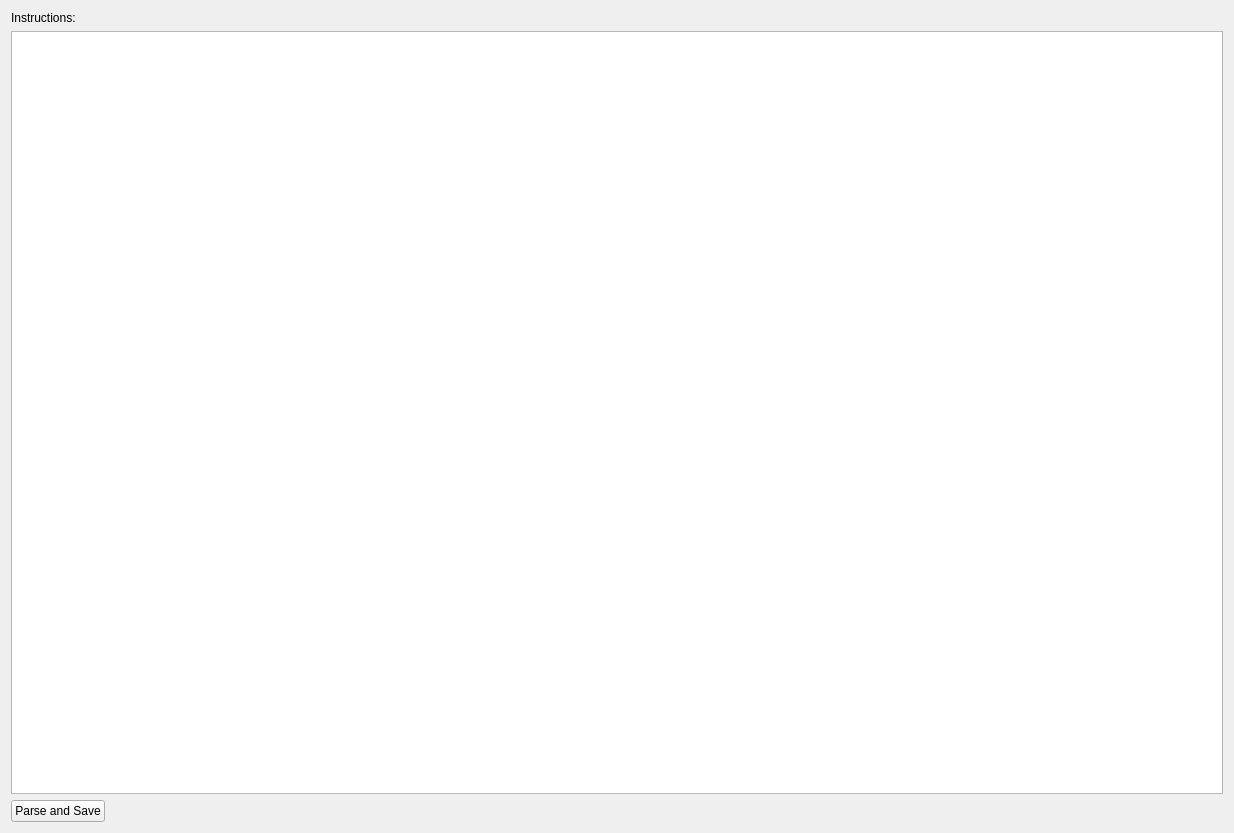
<?xml version="1.0" encoding="UTF-8"?>
<ui version="4.0">
 <class>RuleAlgorithm</class>
 <widget class="QWidget" name="RuleAlgorithm">
  <property name="geometry">
   <rect>
    <x>0</x>
    <y>0</y>
    <width>1234</width>
    <height>833</height>
   </rect>
  </property>
  <property name="sizePolicy">
   <sizepolicy hsizetype="Preferred" vsizetype="Expanding">
    <horstretch>0</horstretch>
    <verstretch>0</verstretch>
   </sizepolicy>
  </property>
  <property name="windowTitle">
   <string>Algorithm</string>
  </property>
  <layout class="QGridLayout" name="gridLayout">
   <item row="0" column="0">
    <layout class="QVBoxLayout" name="verticalLayout">
     <item>
      <widget class="QLabel" name="label_2">
       <property name="text">
        <string>Instructions:</string>
       </property>
      </widget>
     </item>
     <item>
      <widget class="QPlainTextEdit" name="instructionsText">
       <property name="sizePolicy">
        <sizepolicy hsizetype="Expanding" vsizetype="Expanding">
         <horstretch>0</horstretch>
         <verstretch>0</verstretch>
        </sizepolicy>
       </property>
      </widget>
     </item>
     <item>
      <layout class="QHBoxLayout" name="horizontalLayout">
       <item>
        <widget class="QPushButton" name="parseButton">
         <property name="text">
          <string>Parse and Save</string>
         </property>
        </widget>
       </item>
       <item>
        <spacer name="horizontalSpacer">
         <property name="orientation">
          <enum>Qt::Horizontal</enum>
         </property>
         <property name="sizeHint" stdset="0">
          <size>
           <width>40</width>
           <height>20</height>
          </size>
         </property>
        </spacer>
       </item>
       <item>
        <widget class="QLabel" name="parsingResult">
         <property name="enabled">
          <bool>false</bool>
         </property>
         <property name="text">
          <string/>
         </property>
        </widget>
       </item>
      </layout>
     </item>
    </layout>
   </item>
  </layout>
 </widget>
 <resources/>
 <connections/>
</ui>
